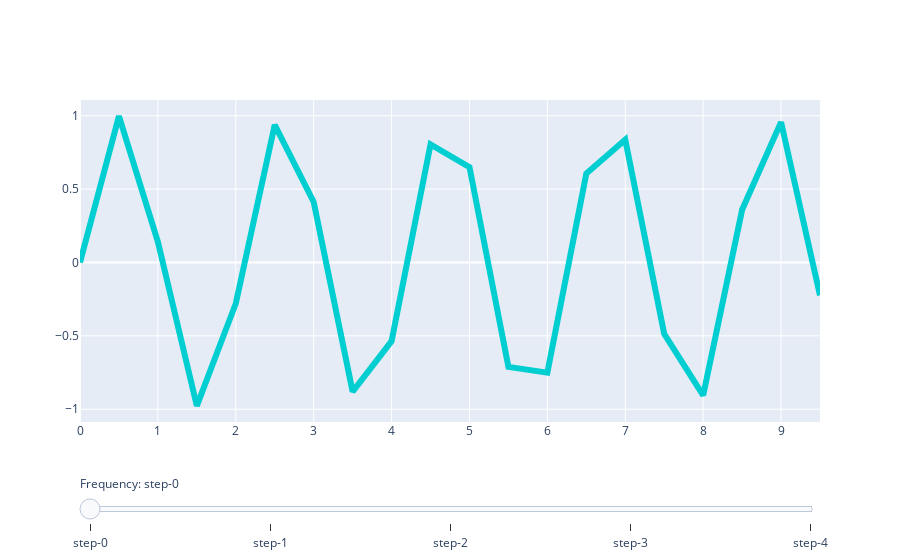

Notebook source saved alongside this figure:
### Code cell
import plotly.graph_objects as go
from plotly.offline import iplot
import numpy as np

# Create figure
fig = go.Figure()

# Add traces, one for each slider step
for step in np.arange(0, 5, 1.0):
    fig.add_trace(
        go.Scatter(
            visible=False,
            line=dict(color="#00CED1", width=6),
            name="𝜈 = " + str(step),
            x=np.arange(0, 10, 0.5),
            y=np.sin(step * np.arange(0, 10, 0.5))))

# Make 3th trace visible
fig.data[3].visible = True

# Create and add slider
steps = []
for i in range(len(fig.data)):
    step = dict(
        method="update",
        args=[{"visible": [False] * len(fig.data)},
              {"title": "Slider switched to step: " + str(i)}],  # layout attribute
    )
    step["args"][0]["visible"][i] = True  # Toggle i'th trace to "visible"
    steps.append(step)

sliders = [dict(
    active=10,
    currentvalue={"prefix": "Frequency: "},
    pad={"t": 50},
    steps=steps
)]

fig.update_layout(
    sliders=sliders
)

iplot(fig)

### Figure 1 — Plotly figure (JSON) as saved in the notebook; plotly's stock layout.template omitted (floating-point values rounded to 4 significant figures)
{"data": [{"line": {"color": "#00CED1", "width": 6}, "name": "𝜈 = 0.0", "type": "scatter", "visible": false, "x": [0, 0.5, 1, 1.5, 2, 2.5, 3, 3.5, 4, 4.5, 5, 5.5, 6, 6.5, 7, 7.5, 8, 8.5, 9, 9.5], "y": [0, 0, 0, 0, 0, 0, 0, 0, 0, 0, 0, 0, 0, 0, 0, 0, 0, 0, 0, 0]}, {"line": {"color": "#00CED1", "width": 6}, "name": "𝜈 = 1.0", "type": "scatter", "visible": false, "x": [0, 0.5, 1, 1.5, 2, 2.5, 3, 3.5, 4, 4.5, 5, 5.5, 6, 6.5, 7, 7.5, 8, 8.5, 9, 9.5], "y": [0, 0.4794, 0.8415, 0.9975, 0.9093, 0.5985, 0.1411, -0.3508, -0.7568, -0.9775, -0.9589, -0.7055, -0.2794, 0.2151, 0.657, 0.938, 0.9894, 0.7985, 0.4121, -0.07515]}, {"line": {"color": "#00CED1", "width": 6}, "name": "𝜈 = 2.0", "type": "scatter", "visible": false, "x": [0, 0.5, 1, 1.5, 2, 2.5, 3, 3.5, 4, 4.5, 5, 5.5, 6, 6.5, 7, 7.5, 8, 8.5, 9, 9.5], "y": [0, 0.8415, 0.9093, 0.1411, -0.7568, -0.9589, -0.2794, 0.657, 0.9894, 0.4121, -0.544, -1.0, -0.5366, 0.4202, 0.9906, 0.6503, -0.2879, -0.9614, -0.751, 0.1499]}, {"line": {"color": "#00CED1", "width": 6}, "name": "𝜈 = 3.0", "type": "scatter", "visible": true, "x": [0, 0.5, 1, 1.5, 2, 2.5, 3, 3.5, 4, 4.5, 5, 5.5, 6, 6.5, 7, 7.5, 8, 8.5, 9, 9.5], "y": [0, 0.9975, 0.1411, -0.9775, -0.2794, 0.938, 0.4121, -0.8797, -0.5366, 0.8038, 0.6503, -0.7118, -0.751, 0.6055, 0.8367, -0.4872, -0.9056, 0.3591, 0.9564, -0.2238]}, {"line": {"color": "#00CED1", "width": 6}, "name": "𝜈 = 4.0", "type": "scatter", "visible": false, "x": [0, 0.5, 1, 1.5, 2, 2.5, 3, 3.5, 4, 4.5, 5, 5.5, 6, 6.5, 7, 7.5, 8, 8.5, 9, 9.5], "y": [0, 0.9093, -0.7568, -0.2794, 0.9894, -0.544, -0.5366, 0.9906, -0.2879, -0.751, 0.9129, -0.008851, -0.9056, 0.7626, 0.2709, -0.988, 0.5514, 0.5291, -0.9918, 0.2964]}], "layout": {"sliders": [{"active": 10, "currentvalue": {"prefix": "Frequency: "}, "pad": {"t": 50}, "steps": [{"args": [{"visible": [true, false, false, false, false]}, {"title": "Slider switched to step: 0"}], "method": "update"}, {"args": [{"visible": [false, true, false, false, false]}, {"title": "Slider switched to step: 1"}], "method": "update"}, {"args": [{"visible": [false, false, true, false, false]}, {"title": "Slider switched to step: 2"}], "method": "update"}, {"args": [{"visible": [false, false, false, true, false]}, {"title": "Slider switched to step: 3"}], "method": "update"}, {"args": [{"visible": [false, false, false, false, true]}, {"title": "Slider switched to step: 4"}], "method": "update"}]}]}}
